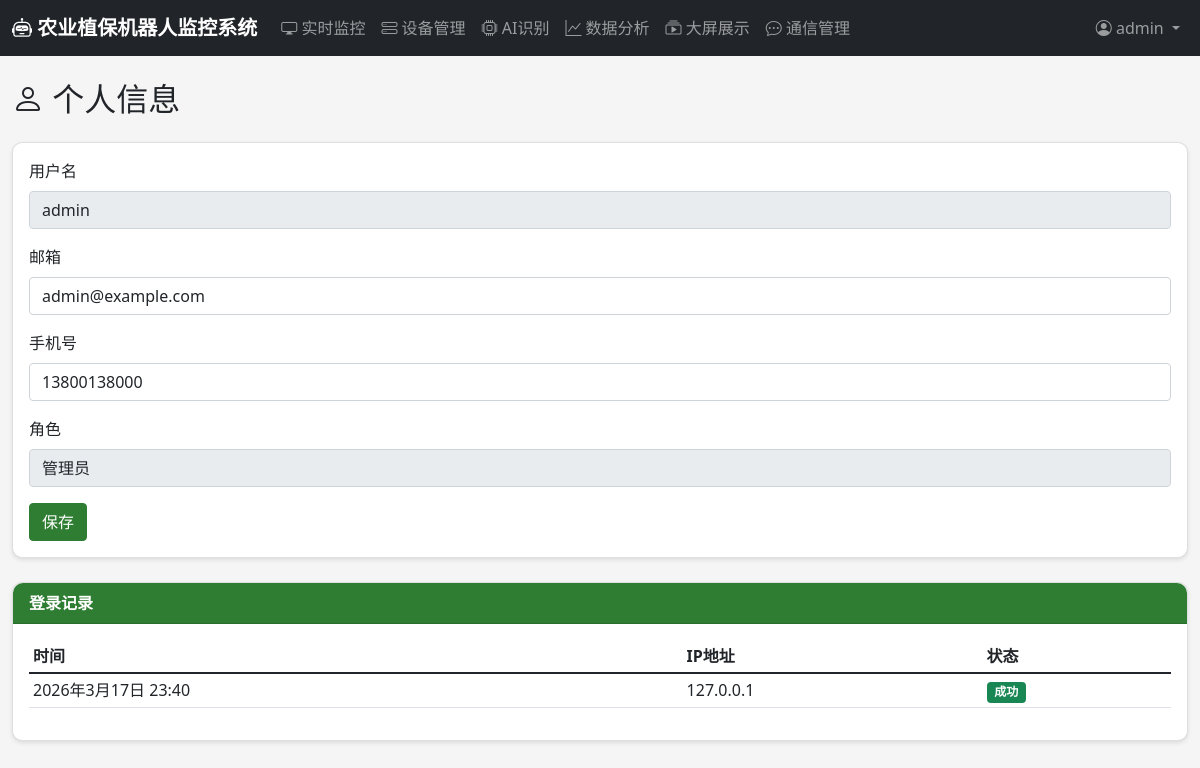
/users/profile/ (signed in), run on the app's committed database.
### users/models.py (models this page shows, shortened)
class User(AbstractUser):
    ROLE_CHOICES = [
        ('admin', '管理员'),
        ('operator', '操作员'),
        ('viewer', '查看者'),
    ]
    role = models.CharField(max_length=20, choices=ROLE_CHOICES, default='viewer', verbose_name='角色')
    phone = models.CharField(max_length=20, blank=True, verbose_name='手机号')
    avatar = models.ImageField(upload_to='avatars/', blank=True, verbose_name='头像')
    created_at = models.DateTimeField(auto_now_add=True, verbose_name='创建时间')
    last_login_ip = models.GenericIPAddressField(blank=True, null=True, verbose_name='最后登录IP')
    class Meta:
        verbose_name = '用户'
        verbose_name_plural = '用户'

class LoginLog(models.Model):
    user = models.ForeignKey(User, on_delete=models.CASCADE, related_name='login_logs', verbose_name='用户')
    login_time = models.DateTimeField(auto_now_add=True, verbose_name='登录时间')
    ip_address = models.GenericIPAddressField(verbose_name='IP地址')
    user_agent = models.CharField(max_length=255, blank=True, verbose_name='用户代理')
    status = models.CharField(max_length=20, choices=[('success', '成功'), ('failed', '失败')], verbose_name='状态')
    class Meta:
        verbose_name = '登录日志'
        verbose_name_plural = '登录日志'
        ordering = ['-login_time']

### users/views.py (the view)
# urls.py: path('profile/', views.profile, name='profile'),
@login_required
def profile(request):
    if request.method == 'POST':
        form = UserProfileForm(request.POST, instance=request.user)
        if form.is_valid():
            form.save()
            messages.success(request, '个人信息已更新')
            return redirect('profile')
    else:
        form = UserProfileForm(instance=request.user)
    login_logs = LoginLog.objects.filter(user=request.user)[:10]
    return render(request, 'users/profile.html', {
        'form': form,
        'login_logs': login_logs
    })

### users/forms.py
class UserProfileForm(forms.ModelForm):
    class Meta:
        model = User
        fields = ('email', 'phone', 'avatar')
        widgets = {
            'email': forms.EmailInput(attrs={'class': 'form-control'}),
            'phone': forms.TextInput(attrs={'class': 'form-control'}),
            'avatar': forms.FileInput(attrs={'class': 'form-control'}),
        }

### templates/users/profile.html (shortened to what this page needs)
{% extends 'base.html' %}
{% block content %}
<h2 class="mb-4"><i class="bi bi-person"></i> 个人信息</h2>
<div class="card">
    <div class="card-body">
        <form method="post" enctype="multipart/form-data">
            <div class="mb-3">
                <label class="form-label">用户名</label>
                <input type="text" class="form-control" value="{{ user.username }}" disabled>
            </div>
            <div class="mb-3">
                <label class="form-label">邮箱</label>
                <input type="email" name="email" class="form-control" value="{{ user.email }}">
            </div>
            <div class="mb-3">
                <label class="form-label">手机号</label>
                <input type="text" name="phone" class="form-control" value="{{ user.phone|default:'' }}">
            </div>
            <div class="mb-3">
                <label class="form-label">角色</label>
                <input type="text" class="form-control" value="{{ user.get_role_display }}" disabled>
            </div>
            <button type="submit" class="btn btn-primary">保存</button>
        </form>
    </div>
</div>
<div class="card mt-4">
    <div class="card-header">登录记录</div>
    <div class="card-body">
        {% if login_logs %}
        <table class="table table-sm">
            <thead>
                <tr>
                    <th>时间</th>
                    <th>IP地址</th>
                    <th>状态</th>
                </tr>
            </thead>
            <tbody>
                {% for log in login_logs %}
                <tr>
                    <td>{{ log.login_time }}</td>
                    <td>{{ log.ip_address }}</td>
                    <td>
                        <span class="badge bg-{% if log.status == 'success' %}success{% else %}danger{% endif %}">
                            {{ log.get_status_display }}
                        </span>
                    </td>
                </tr>
                {% endfor %}
            </tbody>
        </table>
        {% else %}
        <p class="text-muted">暂无登录记录</p>
        {% endif %}
    </div>
</div>
{% endblock %}

### templates/base.html (shortened to what this page needs)
{% load static %}
<!DOCTYPE html>
<html lang="zh-CN">
<head>
    <link href="https://cdn.jsdelivr.net/npm/bootstrap@5.1.3/dist/css/bootstrap.min.css" rel="stylesheet">
    <link rel="stylesheet" href="https://cdn.jsdelivr.net/npm/bootstrap-icons@1.8.1/font/bootstrap-icons.css">
    <link rel="stylesheet" href="{% static 'css/style.css' %}">
</head>
<body>
    {% if user.is_authenticated %}
    <nav class="navbar navbar-expand-lg navbar-dark bg-dark">
        <div class="container-fluid">
            <a class="navbar-brand" href="/dashboard/">
                <i class="bi bi-robot"></i> 农业植保机器人监控系统
            </a>
            <div class="collapse navbar-collapse" id="navbarNav">
                <ul class="navbar-nav me-auto">
                    <li class="nav-item">
                        <a class="nav-link" href="{% url 'monitoring:monitoring_dashboard' %}">
                            <i class="bi bi-display"></i> 实时监控
                        </a>
                    </li>
                    <li class="nav-item">
                        <a class="nav-link" href="{% url 'devices:device_list' %}">
                            <i class="bi bi-hdd-stack"></i> 设备管理
                        </a>
                    </li>
                    <li class="nav-item">
                        <a class="nav-link" href="{% url 'ai_recognition:recognition_dashboard' %}">
                            <i class="bi bi-cpu"></i> AI识别
                        </a>
                    </li>
                    <li class="nav-item">
                        <a class="nav-link" href="{% url 'data_analysis:data_dashboard' %}">
                            <i class="bi bi-graph-up"></i> 数据分析
                        </a>
                    </li>
                    <li class="nav-item">
                        <a class="nav-link" href="{% url 'data_analysis:big_screen' %}">
                            <i class="bi bi-collection-play"></i> 大屏展示
                        </a>
                    </li>
                    <li class="nav-item">
                        <a class="nav-link" href="{% url 'communication:connection_list' %}">
                            <i class="bi bi-chat-dots"></i> 通信管理
                        </a>
                    </li>
                </ul>
                <ul class="navbar-nav">
                    <li class="nav-item dropdown">
                        <a class="nav-link dropdown-toggle" href="#" id="userDropdown" data-bs-toggle="dropdown">
                            <i class="bi bi-person-circle"></i> {{ user.username }}
                        </a>
                    </li>
                </ul>
            </div>
        </div>
    </nav>
    {% endif %}
    <div class="container-fluid mt-4">
        {% block content %}{% endblock %}
    </div>
</body>
</html>

### static/css/style.css (style rules this page uses)
:root { --primary-color: #2e7d32; --secondary-color: #4caf50; --dark-bg: #1b5e20; --light-bg: #e8f5e9; }
body { font-family: 'Segoe UI', Tahoma, Geneva, Verdana, sans-serif; background-color: #f5f5f5; }
.navbar-brand { font-weight: bold; }
.card { border-radius: 10px; box-shadow: 0 2px 4px rgba(0,0,0,0.1); margin-bottom: 20px; }
.card-header { background-color: var(--primary-color); color: white; font-weight: bold; border-radius: 10px 10px 0 0 !important; }
.btn-primary { background-color: var(--primary-color); border-color: var(--primary-color); }

### data on the page
User: username "admin", email "admin@example.com", phone "13800138000", role "管理员"
LoginLog: login_time "2026年3月17日 23:40", ip_address "127.0.0.1", status "成功"
